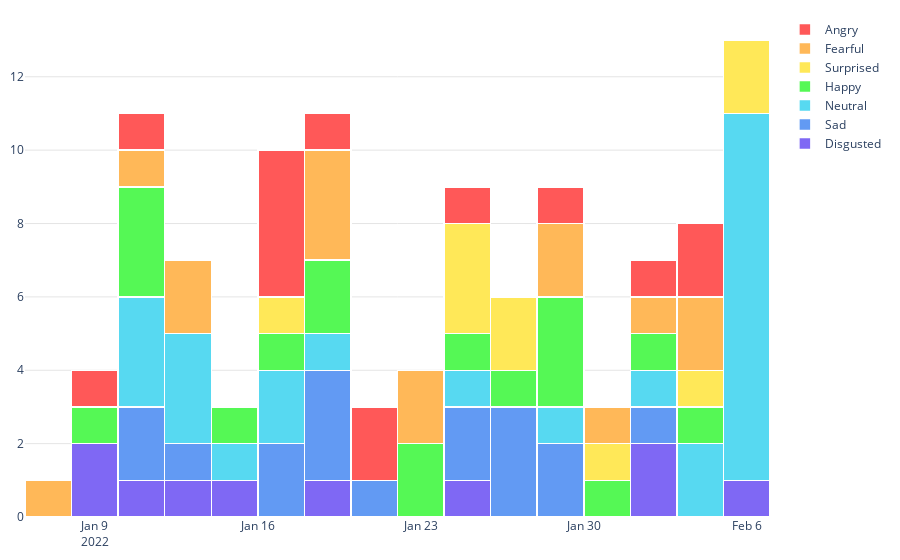

The code cell stored with this chart in its notebook:
### Code cell
fig = go.Figure()

emotion_color_map = {
    'angry'     : '#FF5858',
    'happy'     : '#55F855',
    'neutral'   : '#57D9F1',
    'surprised' : '#FFE858',
    'sad'       : '#629AF3',
    'fearful'   : '#FFB858',
    'disgusted' : '#7F68F4'
}

for emotion in ['disgusted','sad','neutral','happy','surprised','fearful','angry']:

    fig.add_trace(go.Histogram(
        name=emotion.capitalize(),
        x=[i.predicted_on for i in history if i.prediction[0][0].lower() == emotion],
        nbinsx=20,
        marker_line_width=1.5,
        marker_line_color='white',
        marker_color=emotion_color_map[emotion]
    ))

fig.update_layout(
    paper_bgcolor='white',
    plot_bgcolor='white',
    barmode='stack'
)

fig.update_yaxes(
    showgrid=True, 
    gridwidth=1, 
    gridcolor='#E5E5E5'
)

fig.update_layout(margin=dict(l=10, b=20, r=130, t=15))

fig.show()
